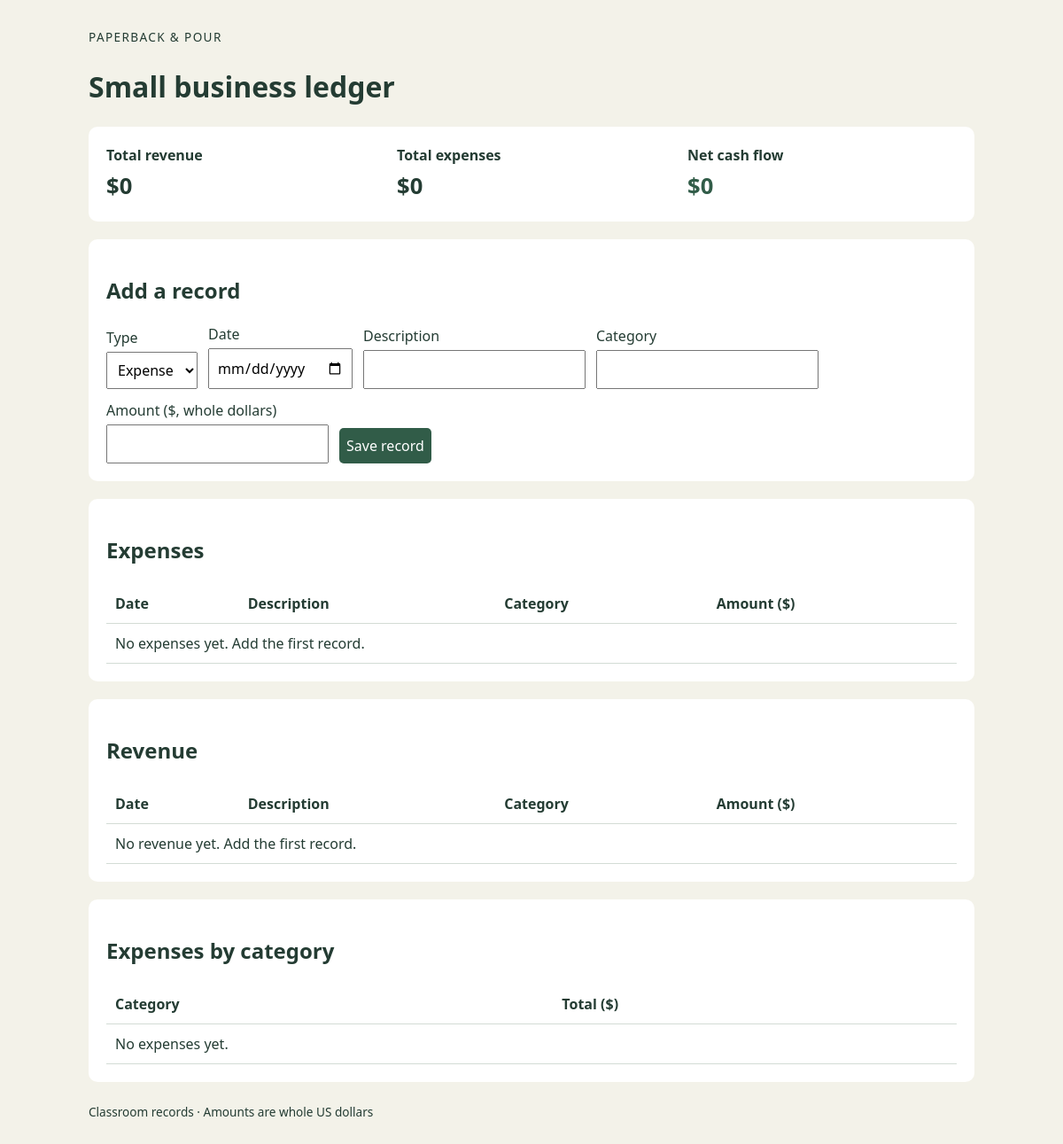
Before: / with the older database file.
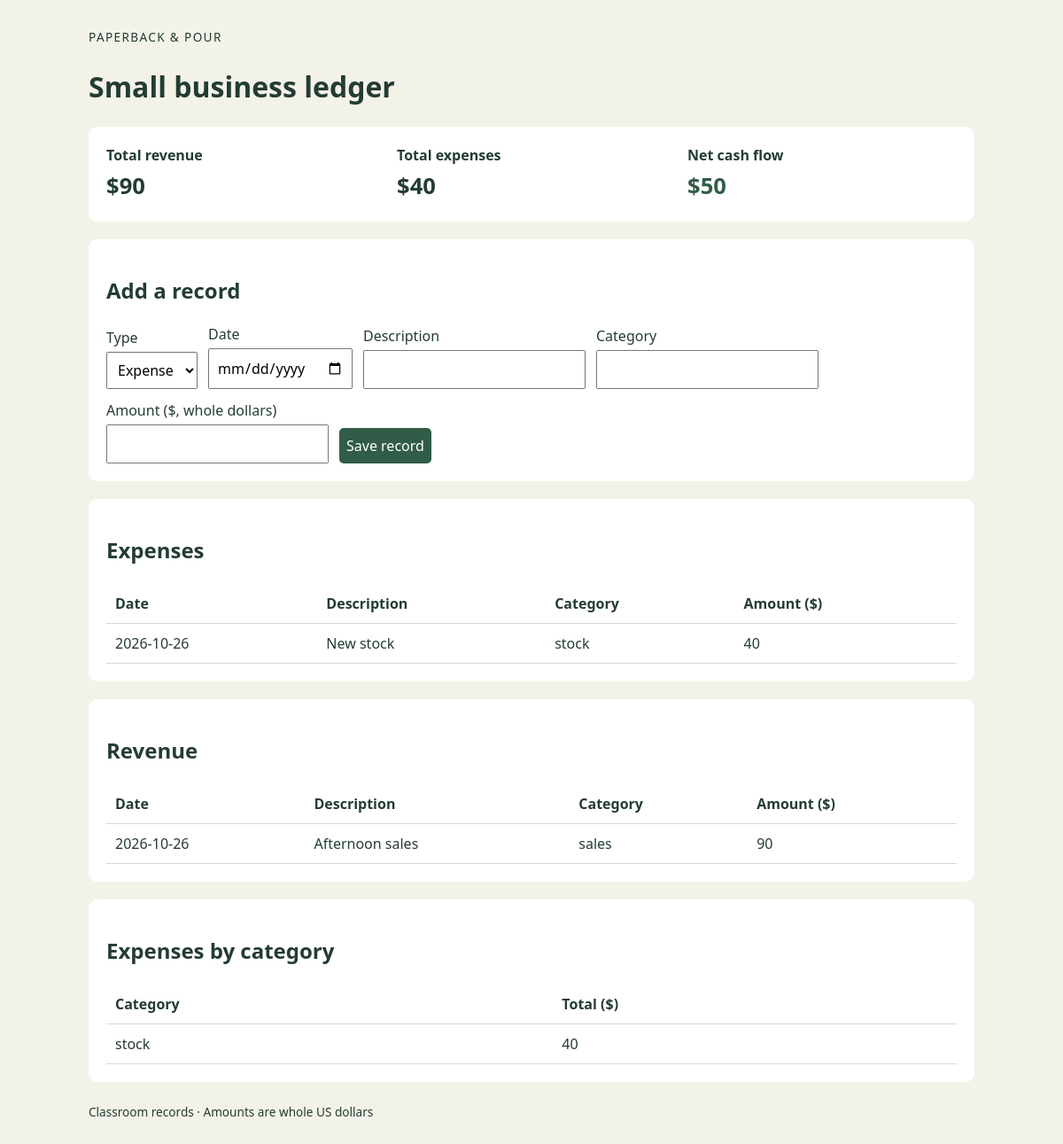
After: the same page with the newer database file.
### tables this page shows
CREATE TABLE expenses (
    id INTEGER PRIMARY KEY,
    entry_date TEXT NOT NULL,
    description TEXT NOT NULL,
    category TEXT NOT NULL,
    amount INTEGER NOT NULL CHECK(amount >= 0)
);

CREATE TABLE revenues (
    id INTEGER PRIMARY KEY,
    entry_date TEXT NOT NULL,
    description TEXT NOT NULL,
    category TEXT NOT NULL,
    amount INTEGER NOT NULL CHECK(amount >= 0)
);

### app.py (the view, shortened to what this page needs)
@app.route("/", methods=["GET", "POST"])
def index():
    return render_template(
        "index.html",
        expenses=models.get_expenses(),
        revenues=models.get_revenues(),
        summary=models.summary(),
        category_totals=models.expense_totals_by_category(),
    )

### models.py (called while the page is built)
def query(sql, values=()):
    connection = sqlite3.connect(DB_PATH)
    connection.row_factory = sqlite3.Row
    rows = connection.execute(sql, values).fetchall()
    connection.commit()
    connection.close()
    return rows

def get_expenses():
    return query("SELECT * FROM expenses ORDER BY entry_date DESC, id DESC")

def get_revenues():
    return query("SELECT * FROM revenues ORDER BY entry_date DESC, id DESC")

def summary():
    revenue = query("SELECT COALESCE(SUM(amount), 0) AS total FROM revenues")[0]["total"]
    expenses = query("SELECT COALESCE(SUM(amount), 0) AS total FROM expenses")[0]["total"]
    return {"revenue": revenue, "expenses": expenses, "net": revenue - expenses}

def expense_totals_by_category():
    return query(
        "SELECT category, SUM(amount) AS total FROM expenses "
        "GROUP BY category ORDER BY total DESC, category"
    )

### templates/index.html (shortened to what this page needs)
{% extends "base.html" %}
{% block content %}
<section class="summary" aria-label="Summary">
  <div><h2>Total revenue</h2><p><strong>${{ summary.revenue }}</strong></p></div>
  <div><h2>Total expenses</h2><p><strong>${{ summary.expenses }}</strong></p></div>
  <div><h2>Net cash flow</h2><p class="{{ 'negative' if summary.net < 0 else 'positive' }}"><strong>{{ '-' if summary.net < 0 }}${{ summary.net|abs }}</strong></p></div>
</section>
<section><h2>Add a record</h2>
<form method="post">
  <label>Type
    <select name="record_type" required>
      <option value="expense">Expense</option>
    </select>
  </label>
  <label>Date <input type="date" name="entry_date" required></label>
  <label>Description <input name="description" required></label>
  <label>Category <input name="category" required></label>
  <label>Amount ($, whole dollars) <input type="number" name="amount" min="0" step="1" required></label>
  <button type="submit">Save record</button>
</form>
</section>
<section><h2>Expenses</h2>
<table>
  <thead><tr><th>Date</th><th>Description</th><th>Category</th><th>Amount ($)</th></tr></thead>
  <tbody>
    {% for expense in expenses %}
    <tr><td>{{ expense['entry_date'] }}</td><td>{{ expense['description'] }}</td><td>{{ expense['category'] }}</td><td>{{ expense['amount'] }}</td></tr>
    {% else %}<tr><td colspan="4">No expenses yet. Add the first record.</td></tr>{% endfor %}
  </tbody>
</table>
</section>
<section><h2>Revenue</h2>
<table>
  <thead><tr><th>Date</th><th>Description</th><th>Category</th><th>Amount ($)</th></tr></thead>
  <tbody>
    {% for revenue in revenues %}
    <tr><td>{{ revenue['entry_date'] }}</td><td>{{ revenue['description'] }}</td><td>{{ revenue['category'] }}</td><td>{{ revenue['amount'] }}</td></tr>
    {% else %}<tr><td colspan="4">No revenue yet. Add the first record.</td></tr>{% endfor %}
  </tbody>
</table>
</section>
<section><h2>Expenses by category</h2>
<table>
  <thead><tr><th>Category</th><th>Total ($)</th></tr></thead>
  <tbody>
    {% for row in category_totals %}
    <tr><td>{{ row['category'] }}</td><td>{{ row['total'] }}</td></tr>
    {% else %}<tr><td colspan="2">No expenses yet.</td></tr>{% endfor %}
  </tbody>
</table>
</section>
{% endblock %}

### templates/base.html (shortened to what this page needs)
<!doctype html>
<html lang="en">
<head>
  <link rel="stylesheet" href="{{ url_for('static', filename='style.css') }}">
</head>
<body>
  <header><p>Paperback &amp; Pour</p><h1>Small business ledger</h1></header>
  <main>{% block content %}{% endblock %}</main>
  <footer>Classroom records · Amounts are whole US dollars</footer>
</body>
</html>

### static/style.css (style rules this page uses)
body { font-family: system-ui, sans-serif; max-width: 1000px; margin: 32px auto; padding: 0 20px; color: #243c33; background: #f3f2e9; line-height: 1.5; }
header p { text-transform: uppercase; letter-spacing: .1em; font-size: .85rem; }
section { padding: 20px; margin: 20px 0; background: white; border-radius: 10px; overflow-x: auto; }
form { display: flex; gap: 12px; flex-wrap: wrap; align-items: end; }
label { display: flex; flex-direction: column; gap: 4px; }
input, select, button { font: inherit; padding: 8px; }
button { color: white; background: #315c48; border: 0; border-radius: 5px; cursor: pointer; }
table { width: 100%; border-collapse: collapse; }
th, td { padding: 10px; text-align: left; border-bottom: 1px solid #d3dcd5; }
.summary { display: flex; gap: 24px; flex-wrap: wrap; }
.summary div { flex: 1; min-width: 160px; }
.summary h2 { font-size: 1rem; margin: 0; }
.summary p { font-size: 1.6rem; margin: 4px 0 0; }
.positive { color: #315c48; }
footer { font-size: .85rem; margin-top: 24px; }

Changed rows visible on the page:
added expenses: entry_date "2026-10-26", description "New stock", category "stock", amount "40", total "40"
added revenues: entry_date "2026-10-26", description "Afternoon sales", category "sales", amount "90"
Other visible differences:
{{ summary.revenue }}: "0" → "90"
{{ summary.expenses }}: "0" → "40"
{{ summary.net|abs }}: "0" → "50"
text no longer shown: "No expenses yet. Add the first record. No revenue yet. Add the first record. No expenses yet."
